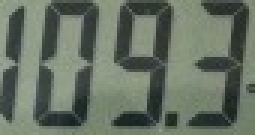
#> input picture data_prep/110C/outs/110C_frame1595.jpg, 85 x 45 px, found by its file name (shown 3 times larger); its folder holds only this picture in this run
$ jupyter execute --allow-errors 'prepare_training data.ipynb'
#> lines starting #> are read from the running program, lines starting #| are printed output that depends on the picture; after the words box and inside, x2 and y2 are one past the last pixel; in counts of white or black regions, pixels touching at a corner belong together
[cell 1]
import os
import cv2
import numpy as np
import matplotlib.pyplot as plt
import imutils
import matplotlib as mpl
mpl.rcParams['image.cmap'] = 'gray'

[cell 2]
def make_bin(img, gmin=180, gmax=255):
    # Thresholding the image
#> called with gmin = 180, gmax = 255
    (thresh, img_bin) = cv2.threshold(img,gmin, gmax, cv2.THRESH_BINARY|     cv2.THRESH_OTSU)
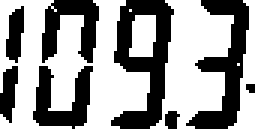
#> img_bin: shape (45, 85) (shown 3 times larger); 62% white; 8 black regions (1 under 20 px), largest, box (x1, y1, x2, y2) and area: (37, 0, 58, 43) 447, (62, 0, 83, 43) 374, (11, 22, 31, 43) 225
#> thresh = 99
    # Invert the image
    img_bin = 255-img_bin
#     cv2.imwrite("Images/Image_bin.jpg", img_bin)
#     plt.axis('off')
#     plt.imshow(img_bin)
    return img_bin
# img_bin=make_bin(new_image)

[cell 3]
rDir = r'/mnt/c/users/stcik/scire/papers/muon/100C/outs'
out_folder='/mnt/c/users/stcik/scire/papers/muon/100C/binary'
os.makedirs(out_folder,exist_ok=True)
savs=[]

for file in os.listdir(rDir):
    if file.endswith(".jpg"):
        savs.append(os.path.join(rDir,file))

for sav in savs:
    image_path=sav
    image=cv2.imread(image_path, cv2.IMREAD_GRAYSCALE)
    img_bin=make_bin(image)
    name = image_path.split('/')[-1]
    cv2.imwrite(os.path.join(out_folder, f'{name}'), img_bin)


$ run again, on data_prep/110C/outs/110C_frame3161.jpg
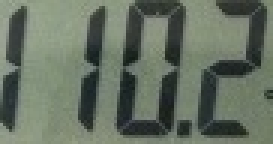
#> input picture data_prep/110C/outs/110C_frame3161.jpg, 91 x 48 px, found by its file name (shown 3 times larger)
#> in make_bin, `(thresh, img_bin) = cv2.threshold(img,gmin, gmax, cv2.THRESH_BINARY|  ..`:
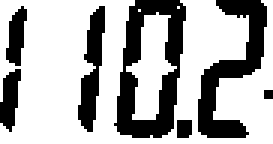
#> img_bin: shape (48, 91) (shown 3 times larger); 68.2% white; 7 black regions (1 under 20 px), largest, box (x1, y1, x2, y2) and area: (38, 0, 62, 46) 542, (66, 0, 89, 46) 423, (26, 2, 35, 44) 200, (0, 23, 7, 44) 96, (2, 2, 9, 22) 89, (59, 40, 64, 46) 29
#> thresh = 93

$ run again, on data_prep/110C/outs/110C_frame5684.jpg
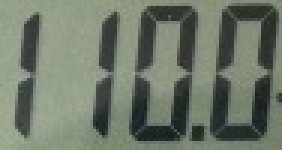
#> input picture data_prep/110C/outs/110C_frame5684.jpg, 94 x 50 px, found by its file name (shown 3 times larger)
#> in make_bin, `(thresh, img_bin) = cv2.threshold(img,gmin, gmax, cv2.THRESH_BINARY|  ..`:
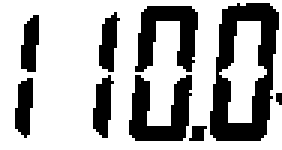
#> img_bin: shape (50, 94) (shown 3 times larger); 68.5% white; 9 black regions (1 under 20 px), largest, box (x1, y1, x2, y2) and area: (70, 1, 93, 47) 559, (43, 25, 64, 47) 270, (45, 2, 66, 24) 260
#> thresh = 100

$ run again, on data_prep/110C/outs/110C_frame1798.jpg
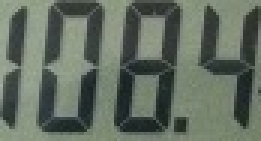
#> input picture data_prep/110C/outs/110C_frame1798.jpg, 87 x 47 px, found by its file name (shown 3 times larger)
#> in make_bin, `(thresh, img_bin) = cv2.threshold(img,gmin, gmax, cv2.THRESH_BINARY|  ..`:
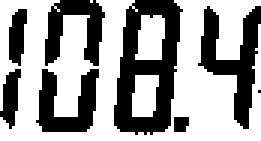
#> img_bin: shape (47, 87) (shown 3 times larger); 61.1% white; 8 black regions (1 under 20 px), largest, box (x1, y1, x2, y2) and area: (38, 0, 61, 45) 573, (66, 2, 87, 43) 347, (12, 23, 33, 44) 247
#> thresh = 96
